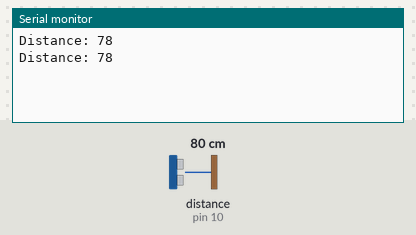
The sketch below on a simulated Arduino Uno, built with avr-gcc and run on an emulated ATmega328P. Shown: the last lines printed to the serial monitor. Wiring (inferred from the names in the program): ultrasonic range finder: trigger pin 9; echo pin 10. The inputs (shaded band) are chosen by the test bench; at power-on: distance to the obstacle (sensor on pin 10) 80 cm. The echo pulse lasts 58.3 µs per cm.

Above: at 1.8 s.
1.9 s: distance to the obstacle (sensor on pin 10) set to 2 cm
At 2.7 s:
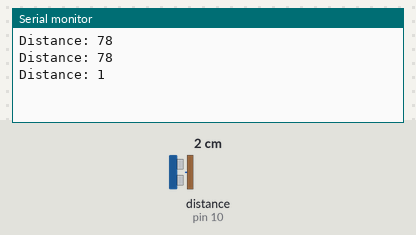
3.4 s: distance to the obstacle (sensor on pin 10) set to 4 cm
At 4.9 s:
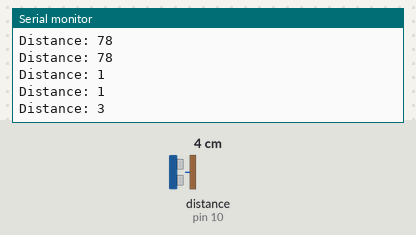
Timing chart, 0 to 6.4 s (numbered marks = the images above; inputs shaded):
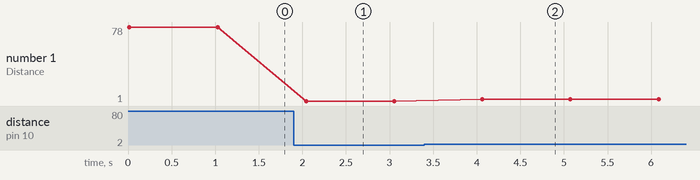

The sketch:

main.ino
```cpp
#include "Arduino.h"
//#include "sensors/turbidity/turbidity.h"
#include "sensors/ultrasonic/ultrasonic.h"
//#include "sensors/temperature/temperature.h"
//#include "sensors/dissolvedO2/dissolvedO2.h"

void serialPrintResult();

void setup()
{
  //turbidity.SETUP();
  ultrasonic.SETUP();
  Serial.begin(9600);
  //temperature.SETUP();

}

void loop()
{
  //turbidity.TURBIDITY();
  ultrasonic.DISTANCE();
  //temperature.TEMPERATURE();
  delay(10);
  // insert error handling
  serialPrintResult();

  delay(1000);

}

void serialPrintResult()
{
  //Serial.print("Turbidity: ");
  //Serial.println(turbidity.turbidityVoltageOutput);
  Serial.print("Distance: ");
  Serial.println(ultrasonic.distanceTravelled);
//   Serial.print("Celcius: ");
//   Serial.println(temperature.cel);
//   Serial.println("Farenheit: ");
//   Serial.println(temperature.farh);
//   Serial.println(" ");


}
```

dissolvedO2.cpp
```cpp
#include "dissolvedO2.h"

dissolvedO2Class::dissolvedO2Class(){
}

void dissolvedO2Class::SETUP(){
  // void setup()
}

void dissolvedO2Class::DISSOLVEDO2(){
  // void loop()
}

dissolvedO2Class dissolvedO2 = dissolvedO2Class();
```

dissolvedO2.h
```cpp
#ifndef dissolvedO2_h
#define dissolvedO2_h

#include "Arduino.h"


class dissolvedO2Class{
  public:
    dissolvedO2Class();
    void SETUP();
    void DISSOLVEDO2();

    // constant

    // variable


};

extern dissolvedO2Class dissolvedO2;

#endif
```

ultrasonic.h
```cpp
#ifndef ultrasonic_h
#define ultrasonic_h

#include "Arduino.h"

class ultrasonicClass{
  public:
    ultrasonicClass();
    void SETUP();
    void DISTANCE();

    // defines pins numbers
    const int ultraSonicTrigPin = 9;
    const int ultraSonicEchoPin = 10;

    // defines variables
    long timeTakenToTravel;
    int distanceTravelled;
};

extern ultrasonicClass ultrasonic;

#endif
```

temperature.cpp
```cpp
#include "temperature.h"
// Temperature Sensor LM35

temperatureClass::temperatureClass(){
}

void temperatureClass::SETUP(){
  // empty
}

void temperatureClass::TEMPERATURE(){
  // void loop()
  val = analogRead(THERMISTORPIN);
  float mv = ( val / 1024.0 ) * 5000;
  float cel = mv / 10;
  float farh = ( cel * 9 ) / 5 + 32;

}

temperatureClass temperature = temperatureClass();
```

temperature.h
```cpp
#ifndef temperature_h
#define temperature_h

#include "Arduino.h"

// CONSTANT
// which analog pin to connect
#define THERMISTORPIN A1

class temperatureClass{
  public:
    temperatureClass();
    void SETUP();
    void TEMPERATURE();

    // constant

    // variable
    int val;
    float mv, cel, farh;
};

extern temperatureClass temperature;

#endif
```

turbidity.cpp
```cpp
#include "turbidity.h"

// analog output

turbidityClass::turbidityClass(){
}

// no setup required
void turbidityClass::SETUP(){
}

void turbidityClass::TURBIDITY(){
  turbidityAnalogPin = analogRead(TURBIDITYPIN);// read the input on analog pin 0:
  turbidityVoltageOutput = turbidityAnalogPin * ( 5.0 / 1024.0 ); // Convert the analog reading (which goes from 0 - 1023) to a voltage (0 - 5V):

}

turbidityClass turbidity = turbidityClass();
```

turbidity.h
```cpp
#ifndef turbidity_h
#define turbidity_h

#include "Arduino.h"

#define TURBIDITYPIN A0


class turbidityClass{
  public:
    turbidityClass();
    void SETUP();
    void TURBIDITY();

    // variable
    int turbidityAnalogPin;
    float turbidityVoltageOutput;

};

extern turbidityClass turbidity;

#endif
```

ultrasonic.cpp
```cpp
#include "ultrasonic.h"

ultrasonicClass::ultrasonicClass() {

}

void ultrasonicClass::SETUP() {
  pinMode(ultraSonicTrigPin, OUTPUT); // Sets the trigPin as an Output
  pinMode(ultraSonicEchoPin, INPUT); // Sets the echoPin as an Input
}

void ultrasonicClass::DISTANCE() {

  // Clears the trigPin
  digitalWrite(ultraSonicTrigPin, LOW);
  delayMicroseconds(2);
  // Sets the trigPin on HIGH state for 10 micro seconds
  digitalWrite(ultraSonicTrigPin, HIGH);
  delayMicroseconds(10);
  digitalWrite(ultraSonicTrigPin, LOW);
  // Reads the echoPin, returns the sound wave travel time in microseconds
  timeTakenToTravel = pulseIn(ultraSonicEchoPin, HIGH);
  // Calculating the distance
  distanceTravelled = timeTakenToTravel * 0.034 / 2;
  // Prints the distance on the Serial Monitor

}

ultrasonicClass ultrasonic = ultrasonicClass();
```

ultrasonic.h
```cpp
#ifndef ultrasonic_h
#define ultrasonic_h

#include "Arduino.h"

class ultrasonicClass{
  public:
    ultrasonicClass();
    void SETUP();
    void DISTANCE();

    // defines pins numbers
    const int ultraSonicTrigPin = 9;
    const int ultraSonicEchoPin = 10;

    // defines variables
    long timeTakenToTravel;
    int distanceTravelled;
};

extern ultrasonicClass ultrasonic;

#endif
```

Measured:
- after the input at 1.9 s, the serial monitor: prints a new line after 0.14 s (image 1)
- after the input at 3.4 s, the serial monitor: prints a new line after 0.66 s (image 2)
- plotted number 1: 78 → 1 after the input at 1.9 s, 1 → 3 after the input at 3.4 s
